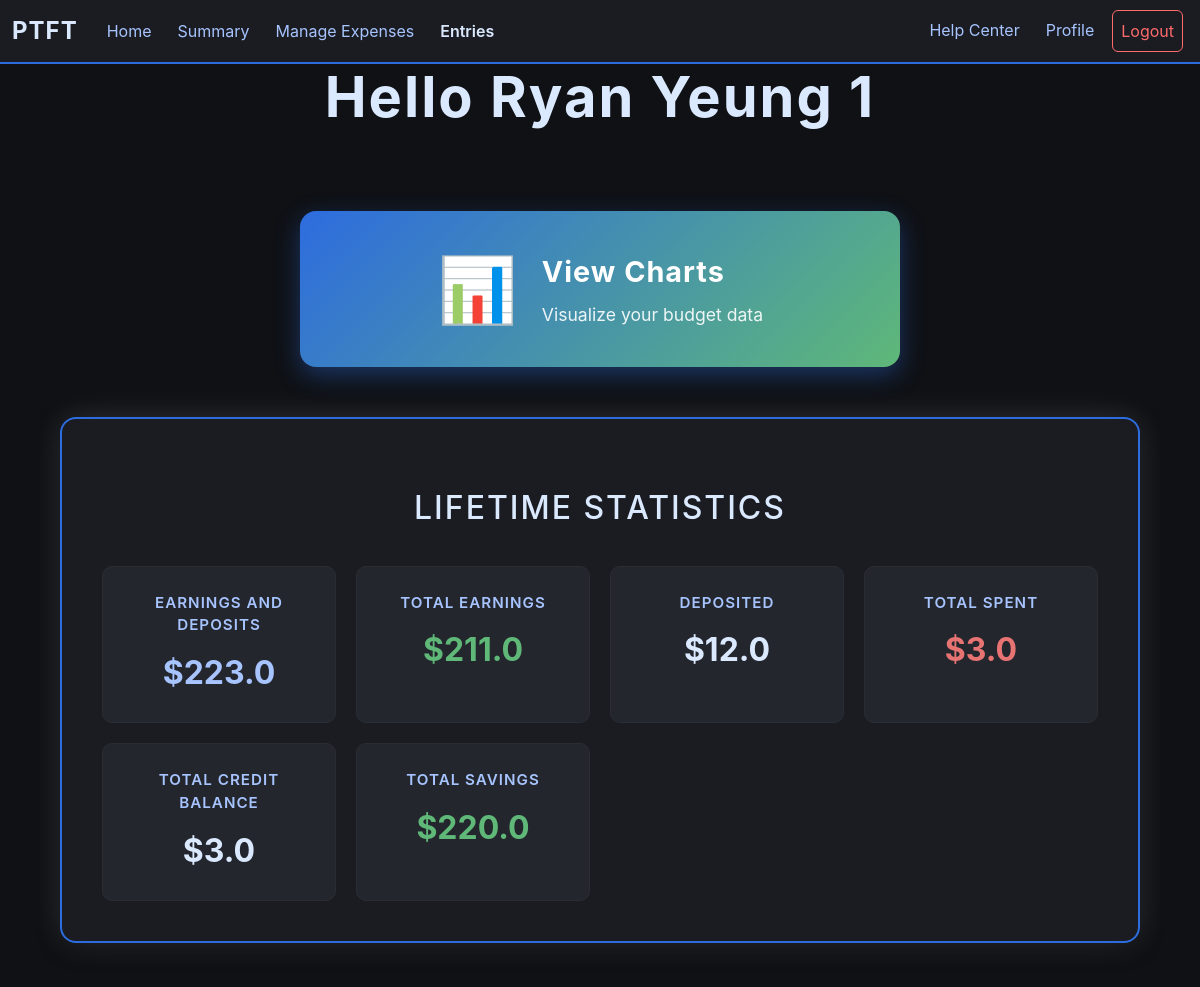
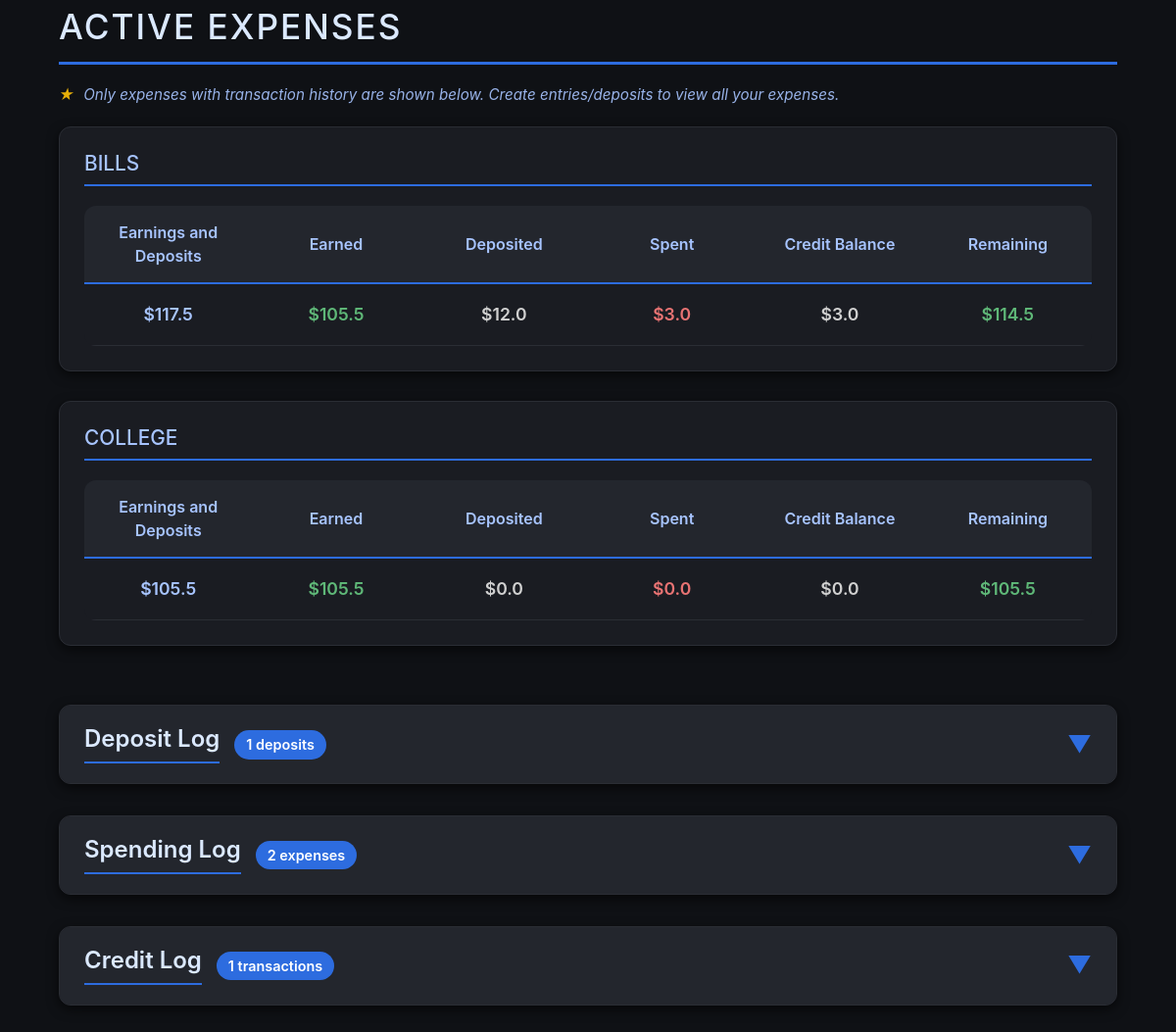
Screenshot of /summary (signed in) with the database file from the repository (2 pictures, top to bottom).
### app/models.py (models this page shows, shortened)
class User(db.Model):        #Stores all user info
    id = db.Column(db.Integer, primary_key = True)
    view_tutorial = db.Column(db.Boolean, default = False)
    email = db.Column(db.String(25))
    name = db.Column(db.String(25))
    pw = db.Column(db.String(25))

class Expenses(db.Model):        #Stores all expense category per user
    id = db.Column(db.Integer, primary_key = True)
    user_id = db.Column(db.Integer, db.ForeignKey("user.id"))
    name = db.Column(db.String(25))
    percentage = db.Column(db.Float)
    status = db.Column(db.Boolean, default = True)      #Archive Status
    deleted = db.Column(db.Boolean, default = False)
    savings = db.Column(db.Float, default = 0.0)
    earnings = db.Column(db.Float, default = 0.0)
    spendings = db.Column(db.Float, default = 0.0)
    transferred = db.Column(db.Float, default = 0.0)
    balance = db.Column(db.Float, default = 0.0)
    credit_balance = db.Column(db.Float, default = 0.0)

### app/routes/user.py (the view, shortened to what this page needs)
@user.route("/summary", methods=["GET"])
def summary():
    if "user_id" in session:
        expense_data = {}       #Store raw data from snapshots
        accumulated_expense_data = {"Balance": 0.0,
                                    "Earnings": 0.0,
                                    "Deposits": 0.0,
                                    "Spendings": 0.0,
                                    "Savings": 0.0,
                                    "Credit_Balance": 0.0}
        snaps = Exp_Snap.query.filter_by(user_id = session["user_id"]).all()
        deposits = Transaction.query.filter_by(user_id = session["user_id"], deposit_status = True).all()
        for snap in snaps:
            earnings = float(snap.expense_earnings)
            spending = float(snap.total_spending)
            credit_balance = float(snap.credit_balance)
            if snap.expense_id not in expense_data:
                expense_data[snap.expense_id] = {"earnings": 0.0,
                                                 "spending": 0.0,
                                                 "credit_balance": 0.0,
                                                 "deposits": 0.0,
                                                 "balance": 0.0,
                                                 "savings": 0.0}
            expense_dict = expense_data[snap.expense_id]       #Shortening code for readability
            expense_dict["earnings"] = expense_dict.get("earnings", 0.0) + earnings
            expense_dict["spending"] = expense_dict.get("spending", 0.0) + spending
            expense_dict["credit_balance"] = expense_dict.get("credit_balance", 0.0) + credit_balance
            accumulated_expense_data["Earnings"] += earnings
            accumulated_expense_data["Spendings"] += spending
            accumulated_expense_data["Credit_Balance"] += credit_balance
        for deposit in deposits:
            deposit_amount = deposit.amount
            expense_dict = expense_data[deposit.expense_id]
            expense_dict["deposits"] = expense_dict.get("deposits", 0.0) + deposit_amount
            accumulated_expense_data["Deposits"] += deposit_amount
        for expense_id in expense_data:
            expense_dict = expense_data[expense_id]
            balance = expense_dict.get("earnings", 0.0) + expense_dict.get("deposits", 0.0)
            savings = balance - expense_dict.get("spending", 0.0)
            expense_dict["balance"] = balance
            expense_dict["savings"] = savings
            accumulated_expense_data["Balance"] += balance
            accumulated_expense_data["Savings"] += savings
        if accumulated_expense_data:
            for data in accumulated_expense_data:
                accumulated_expense_data[data] = round(accumulated_expense_data[data], 2)
        if expense_data:
            for expense_id in expense_data:
                expense_dict = expense_data[expense_id]
                for key, value in expense_dict.items():
                    if isinstance(value, (int, float)):
                        expense_dict[key] = round(value, 2)
        active_expenses = {}
        inactive_expenses = {}
        expenses = Expenses.query.filter_by(user_id = session["user_id"]).all()
        for expense in expenses:        #Finalizing totals
            if expense.id in expense_data:
                expense_dict = expense_data[expense.id]
                expense_dict["name"] = expense.name     #Adding name
                expense.earnings = float(round(expense_dict.get("earnings", 0.0), 2))
                expense.spendings = float(round(expense_dict.get("spending", 0.0), 2))
                expense.transferred = float(round(expense_dict.get("deposits", 0.0), 2))
                expense.balance = float(round(expense_dict.get("balance", 0.0), 2))
                expense.credit_balance = float(round(expense_dict.get("credit_balance", 0.0), 2))
                expense.savings = float(round(expense_dict.get("savings", 0.0), 2))
                if expense.status:      #Separating expenses
                    active_expenses[expense.id] = expense_dict
                else:
                    inactive_expenses[expense.id] = expense_dict
        spending = Transaction.query.filter_by(user_id = session["user_id"], deposit_status = False).all()
        credits = Transaction.query.filter_by(user_id = session["user_id"], deposit_status = False, credit_status = True).all()
        db.session.commit()
        return render_template("summary.html", user = helper.get_user(session["user_id"]),
                               active_expenses = active_expenses, inactive_expenses = inactive_expenses,
                               lifetime_stats = accumulated_expense_data, spending = spending,
                               expense_data = expense_data, deposits = deposits, credits = credits)
    else:
        return render_template("login.html")

### app/helper.py (called while the page is built)
def get_user(identification):        #Method to get user by id
    return User.query.filter_by(id = identification).first()

### app/templates/summary.html (shortened to what this page needs)
{% extends "budget_base.html"%}
{% block content %}
    <h1 class="main-title">Hello {{user.name}}</h1>
<div class="expense-container">
    {% if active_expenses or inactive_expenses %}
        <div class="chart-button-section">
            <form action="{{ url_for('user.charts') }}" method="POST">
                <button class="chart-button" type="submit">
                    <span class="chart-icon">📊</span>
                    <span class="chart-text">
                        <span class="chart-title">View Charts</span>
                        <span class="chart-desc">Visualize your budget data</span>
                    </span>
                </button>
            </form>
        </div>
        <div class="lifetime-stats-section">
            <h2 class="lifetime-stats-title">Lifetime Statistics</h2>
            <div class="stats-grid">
                <div class="stat-card-main">
                    <div class="stat-label-main">Earnings and Deposits</div>
                    <div class="stat-value-main balance">${{lifetime_stats["Balance"]}}</div>
                </div>
                <div class="stat-card-main">
                    <div class="stat-label-main">Total Earnings</div>
                    <div class="stat-value-main earnings">${{lifetime_stats["Earnings"]}}</div>
                </div>
                <div class="stat-card-main">
                    <div class="stat-label-main">Deposited</div>
                    <div class="stat-value-main">${{lifetime_stats["Deposits"]}}</div>
                </div>
                <div class="stat-card-main">
                    <div class="stat-label-main">Total Spent</div>
                    <div class="stat-value-main spent">${{lifetime_stats["Spendings"]}}</div>
                </div>
                <div class="stat-card-main">
                    <div class="stat-label-main">Total Credit Balance</div>
                    <div class="stat-value-main">${{lifetime_stats["Credit_Balance"]}}</div>
                </div>
                <div class="stat-card-main">
                    <div class="stat-label-main">Total Savings</div>
                    <div class="stat-value-main savings">${{lifetime_stats["Savings"]}}</div>
                </div>
            </div>
        </div>
        {% endif %}
        {% if active_expenses %}
            <div class="expenses-section">
                <h1 class="section-title-large">Active Expenses</h1><p class="function-helper-text"><span class="tip-star">★</span> Only expenses with transaction history are shown below. Create entries/deposits to view all your expenses.</p>
            {% for expense_id in active_expenses %}
            <div class="expense-block">
                <h3 class="expense-name-small">{{active_expenses[expense_id]["name"]}}</h3>
                {% set earned = active_expenses[expense_id]["earnings"]%}
                {% set spent = active_expenses[expense_id]["spending"]%}
                {% set saved = active_expenses[expense_id]["savings"]%}
                {% set balance = active_expenses[expense_id]["balance"]%}
                {% set deposit = active_expenses[expense_id]["deposits"]%}
                {% set credit_balance = active_expenses[expense_id]["credit_balance"]%}
                <table class="expense-table stats-table">
                    <thead>
                        <tr>
                            <th>Earnings and Deposits</th>
                            <th>Earned</th>
                            <th>Deposited</th>
                            <th>Spent</th>
                            <th>Credit Balance</th>
                            <th>Remaining</th>
                        </tr>
                    </thead>
                    <tbody>
                        <tr>
                            <td class="balance-cell" style="color: #a7c4ff;">${{balance}}</td>
                            <td class="earnings-cell" style="color: #5fb878;">${{earned}}</td>
                            <td>${{deposit}}</td>
                            <td class="spent-cell" style="color: #e87373;">${{spent}}</td>
                            <td>${{credit_balance}}</td>
                            <td class="savings-cell" style="color: #5fb878;">${{saved}}</td>
                        </tr>
                    </tbody>
                </table>
            </div>
            {% endfor %}
            </div>
        {% endif %}
        {% if deposits %}
        <div class="collapsible-section">
            <div class="collapsible-header" onclick="toggleSection(this)">
                <div class="collapsible-title-wrapper">
                    <h2 class="collapsible-title">Deposit Log</h2>
                    <span class="item-count">{{ deposits|length }} deposits</span>
                </div>
                <span class="collapsible-arrow">▼</span>
            </div>
        </div>
        {% endif %}
        {% if spending %}
        <div class="collapsible-section">
            <div class="collapsible-header" onclick="toggleSection(this)">
                <div class="collapsible-title-wrapper">
                    <h2 class="collapsible-title">Spending Log</h2>
                    <span class="item-count">{{ spending|length }} expenses</span>
                </div>
                <span class="collapsible-arrow">▼</span>
            </div>
        </div>
        {% endif %}
        {% if credits %}
        <div class="collapsible-section">
            <div class="collapsible-header" onclick="toggleSection(this)">
                <div class="collapsible-title-wrapper">
                    <h2 class="collapsible-title">Credit Log</h2>
                    <span class="item-count">{{ credits|length }} transactions</span>
                </div>
                <span class="collapsible-arrow">▼</span>
            </div>
        </div>
        {% endif %}
    </div>
{% endblock %}

### rows the page displays
User: name "Ryan Yeung 1"
Expenses: name "BILLS", balance "117.5", earnings "105.5", transferred "12.0", spent "3.0", credit_balance "3.0", savings "114.5"
Expenses: name "COLLEGE", balance "105.5", earned "105.5", deposit "0.0", spent "0.0", credit_balance "0.0", saved "105.5"

### other values shown
{{ lifetime_stats["Balance"] }} "223.0"
{{ lifetime_stats["Earnings"] }} "211.0"
{{ lifetime_stats["Deposits"] }} "12.0"
{{ lifetime_stats["Spendings"] }} "3.0"
{{ lifetime_stats["Credit_Balance"] }} "3.0"
{{ lifetime_stats["Savings"] }} "220.0"
{{ deposits|length }} "1"
{{ spending|length }} "2"
{{ credits|length }} "1"
